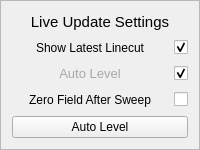
           <widget class="QFrame" name="frame_FourTerminalMagneticField_Details">
            <property name="styleSheet">
             <string notr="true">#frame_FourTerminalMagneticField_Details{
border:1px solid rgb(168,168,168)
}</string>
            </property>
            <property name="frameShape">
             <enum>QFrame::StyledPanel</enum>
            </property>
            <property name="frameShadow">
             <enum>QFrame::Raised</enum>
            </property>
            <layout class="QGridLayout" name="gridLayout_3" rowstretch="2,0,0,0,0" columnstretch="3,0">
             <item row="1" column="0">
              <widget class="QLabel" name="Label_FourTerminalMagneticFieldSetting_MoveLineCut">
               <property name="minimumSize">
                <size>
                 <width>110</width>
                 <height>20</height>
                </size>
               </property>
               <property name="text">
                <string>&lt;html&gt;&lt;head/&gt;&lt;body&gt;&lt;p&gt;Show Latest Linecut&lt;/p&gt;&lt;/body&gt;&lt;/html&gt;</string>
               </property>
               <property name="alignment">
                <set>Qt::AlignCenter</set>
               </property>
              </widget>
             </item>
             <item row="0" column="0" colspan="2">
              <widget class="QLabel" name="Label_FourTerminalMagneticFieldSetting_2">
               <property name="minimumSize">
                <size>
                 <width>150</width>
                 <height>20</height>
                </size>
               </property>
               <property name="text">
                <string>&lt;html&gt;&lt;head/&gt;&lt;body&gt;&lt;p&gt;&lt;span style=&quot; font-size:11pt;&quot;&gt;Live Update Settings&lt;/span&gt;&lt;/p&gt;&lt;/body&gt;&lt;/html&gt;</string>
               </property>
               <property name="alignment">
                <set>Qt::AlignCenter</set>
               </property>
              </widget>
             </item>
             <item row="2" column="0">
              <widget class="QLabel" name="Label_FourTerminalMagneticFieldSetting_AutoLevel">
               <property name="minimumSize">
                <size>
                 <width>110</width>
                 <height>20</height>
                </size>
               </property>
               <property name="text">
                <string>&lt;html&gt;&lt;head/&gt;&lt;body&gt;&lt;p&gt;&lt;span style=&quot; font-size:10pt; color:#a8a8a8;&quot;&gt;Auto Level&lt;/span&gt;&lt;/p&gt;&lt;/body&gt;&lt;/html&gt;</string>
               </property>
               <property name="alignment">
                <set>Qt::AlignCenter</set>
               </property>
              </widget>
             </item>
             <item row="2" column="1">
              <widget class="QCheckBox" name="checkBox_landauFan_AutoLevel">
               <property name="layoutDirection">
                <enum>Qt::LeftToRight</enum>
               </property>
               <property name="styleSheet">
                <string notr="true"/>
               </property>
               <property name="text">
                <string/>
               </property>
               <property name="checked">
                <bool>true</bool>
               </property>
              </widget>
             </item>
             <item row="1" column="1">
              <widget class="QCheckBox" name="checkBox_landauFan_LatestLinecut">
               <property name="styleSheet">
                <string notr="true">QCheckBox#checkBox_FourTerminalMagneticFieldSetting_MoveLineCut{
&quot;margin-left:50%; margin-right:50%;&quot;
}</string>
               </property>
               <property name="text">
                <string/>
               </property>
               <property name="checked">
                <bool>true</bool>
               </property>
              </widget>
             </item>
             <item row="4" column="0" colspan="2">
              <widget class="QPushButton" name="pushButton_landauFan_AutoLevel">
               <property name="maximumSize">
                <size>
                 <width>16777215</width>
                 <height>16777215</height>
                </size>
               </property>
               <property name="toolTip">
                <string>Test</string>
               </property>
               <property name="text">
                <string>Auto Level</string>
               </property>
              </widget>
             </item>
             <item row="3" column="0">
              <widget class="QLabel" name="Label_FourTerminalMagneticFieldSetting_MoveLineCut_2">
               <property name="minimumSize">
                <size>
                 <width>110</width>
                 <height>20</height>
                </size>
               </property>
               <property name="text">
                <string>&lt;html&gt;&lt;head/&gt;&lt;body&gt;&lt;p&gt;Zero Field After Sweep&lt;/p&gt;&lt;/body&gt;&lt;/html&gt;</string>
               </property>
               <property name="alignment">
                <set>Qt::AlignCenter</set>
               </property>
              </widget>
             </item>
             <item row="3" column="1">
              <widget class="QCheckBox" name="checkBox_landauFan_ZeroField">
               <property name="layoutDirection">
                <enum>Qt::LeftToRight</enum>
               </property>
               <property name="styleSheet">
                <string notr="true"/>
               </property>
               <property name="text">
                <string/>
               </property>
               <property name="checked">
                <bool>false</bool>
               </property>
              </widget>
             </item>
            </layout>
           </widget>
